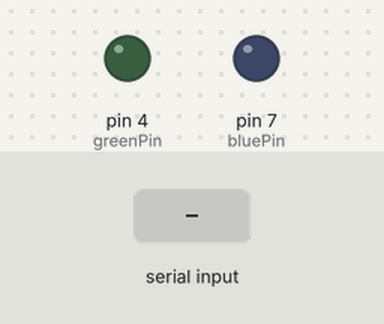
A sketch run on a simulated Arduino Uno, built with avr-gcc and run on an emulated ATmega328P. On the bench: output pins drawn as LEDs (lit = HIGH). Dashed ring = blinking. The test bench sets the inputs (shaded band).

Above: at 1.2 s.
1.3 s: "1" received over Serial
At 2.35 s:
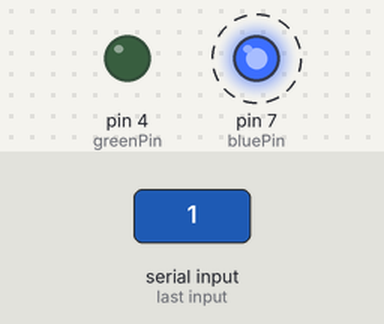
4.3 s: "on" received over Serial
At 6.5 s:
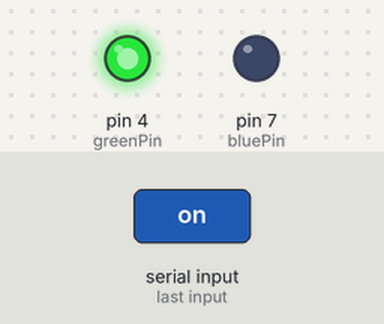
6.8 s: "0" received over Serial
At 7.85 s:
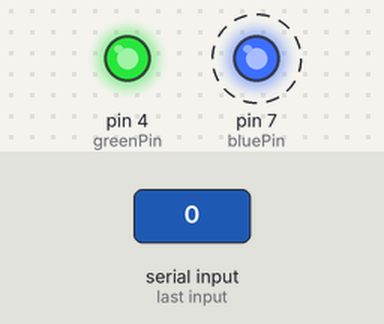
9.8 s: "close" received over Serial
At 12.0 s:
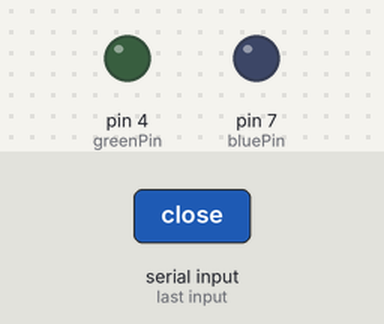
12.3 s: "2" received over Serial
At 13.55 s:
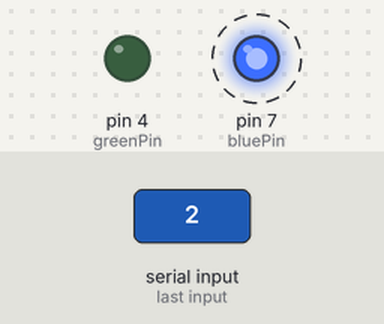
Timing chart, 0 to 15.7 s (numbered marks = the images above; inputs shaded):
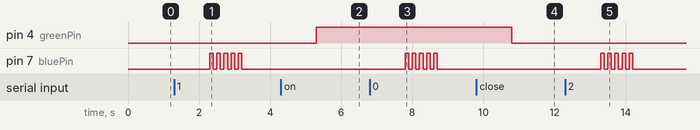

The sketch:

py_arduino.ino
```cpp
const int bluePin = 7;
const int greenPin = 4;

void setup() {
  Serial.begin(9600);
  pinMode(bluePin, OUTPUT);
  pinMode(greenPin, OUTPUT);

}

void loop() {
  if (Serial.available() > 0){

    String msg = Serial.readString();

    if (msg == "on"){
      digitalWrite(greenPin, HIGH);
    }

    else if (msg == "close"){
         digitalWrite(greenPin, LOW);
      }

    else{

      for (int i=0; i<5; i++){
          digitalWrite(bluePin, HIGH);
          delay(100);
          digitalWrite(bluePin, LOW);
          delay(100);
        }
     }
  }
}
```

Measured:
- after the input at 1.3 s, pin 7 (bluePin): alternates HIGH for 0.10 s and LOW for 0.10 s, 10 changes in all, then stays LOW, starting after 1.0 s
- after the input at 4.3 s, pin 4 (greenPin): LOW → HIGH after 1.0 s
- after the input at 6.8 s, pin 7 (bluePin): alternates HIGH for 0.10 s and LOW for 0.10 s, 10 changes in all, then stays LOW, starting after 1.0 s
- after the input at 9.8 s, pin 4 (greenPin): HIGH → LOW after 1.0 s
- after the input at 12.3 s, pin 7 (bluePin): alternates HIGH for 0.10 s and LOW for 0.10 s, 10 changes in all, then stays LOW, starting after 1.0 s
